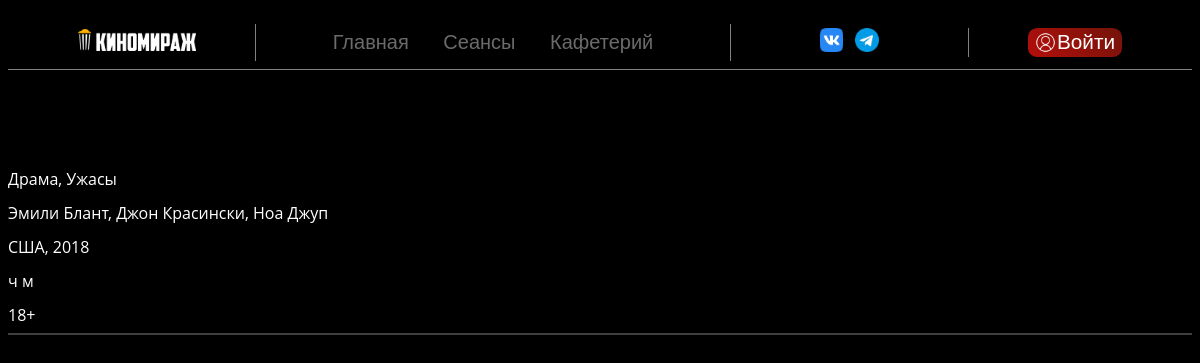
The app's page /single-film.php?film=11 with its own data.
### tables this page shows
CREATE TABLE `film` (
  `film_id` int UNSIGNED NOT NULL,
  `title` varchar(255) NOT NULL,
  `description` text NOT NULL,
  `actors` text NOT NULL,
  `age_rating` enum('0+','6+','12+','16+','18+') NOT NULL,
  `country` varchar(255) NOT NULL,
  `release_date` year NOT NULL,
  `length` smallint UNSIGNED NOT NULL,
  `img_path` varchar(255) NOT NULL
);

### single-film.php (the view, shortened to what this page needs)
<?php
include "components/header.php";
$query = "SELECT DISTINCT g.film_id, g.title, g.actors, g.age_rating, g.country, g.release_date, g.length, g.img_path, g.categories, g.session_id, g.session_date
FROM (SELECT ss.session_id, ss.session_date, f.film_id, f.title, f.actors, f.age_rating,
f.country, f.release_date, f.length, f.img_path, GROUP_CONCAT(c.category_name SEPARATOR ', ') AS categories
FROM `session` AS ss
JOIN film AS f ON ss.film_id=f.film_id
JOIN film_category AS fc ON f.film_id = fc.film_id
JOIN category AS c ON fc.category_id = c.category_id
GROUP BY ss.session_id) AS g WHERE g.film_id = $_GET[film]";
$res = mysqli_query($conn, $query);
if ($film = mysqli_fetch_assoc($res)){
    $prod_section = <<< _FILM
    <div class="session-film">
        <div class="session-film-info">
            <h1>$film[title]</h1>
            <p>$film[categories]</p>
            <p>$film[actors]</p>
            <p>$film[country], $film[release_date]</p>
            <p>$filmh ч $filmmi м</p>
            <p>$film[age_rating]</p>
        </div>
    </div>
    _FILM;
    }
    echo $prod_section;

### assets/css/style.css (style rules this page uses)
body { background-color: black; font-family: 'Open Sans', sans-serif; overflow-x: hidden; }
.sessions-elements h1, p { color: white; margin-block: 1.5vh; }
.session-film { display: flex; flex-direction: row; max-height: 30vh; border-bottom: solid 2px rgba(137, 137, 137, 0.462); padding-block: 1%; text-decoration: none; }
.session-film-info { object-fit: contain; width: 80%; }

### records on screen
film: actors "Эмили Блант, Джон Красински, Ноа Джуп", country "США", release_date "2018", age_rating "18+"

### other values on screen
$acc_text "Войти"
$film[categories] "Драма, Ужасы"
